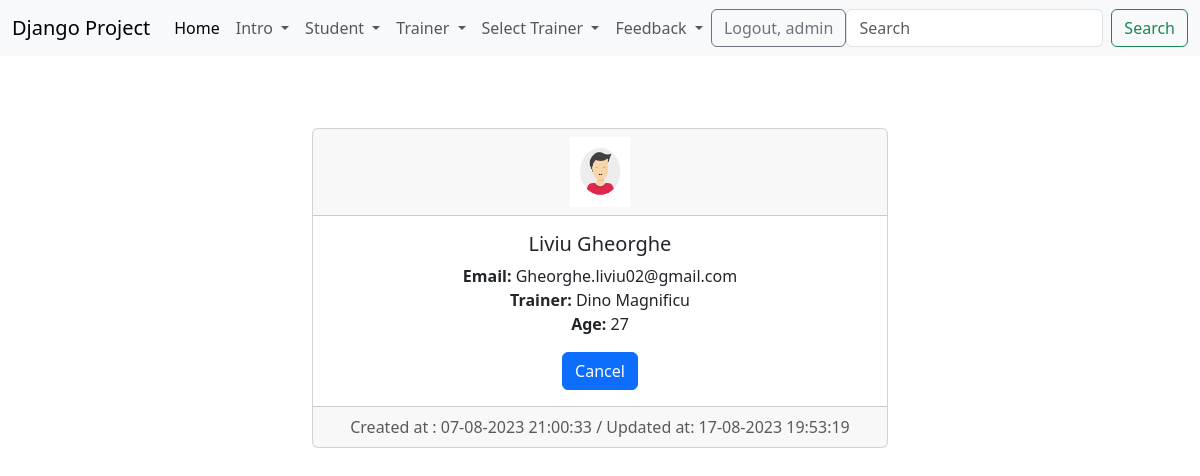
The page /details_student/1 (signed in) on the database its author committed.
### student/models.py (models this page shows)
class Student(models.Model):
    gender_options = (
        ('male', 'MALE'),
        ('female', 'FEMALE')
    )
    first_name = models.CharField(max_length=30)
    last_name = models.CharField(max_length=30)
    age = models.IntegerField()
    email = models.EmailField(max_length=100)
    description = models.TextField(max_length=500)
    start_date = models.DateField()
    end_date = models.DateField()
    active = models.BooleanField(default=True)
    gender = models.CharField(max_length=6, choices=gender_options)
    trainer = models.ForeignKey(Trainer, on_delete=models.CASCADE, null=True)
    profile = models.ImageField(upload_to='profiles_student/', null=True)
    created_at = models.DateTimeField(auto_now_add=True)
    updated_at = models.DateTimeField(auto_now=True)
    def __str__(self):
        return f'{self.first_name} {self.last_name}'

### trainer/models.py (models this page shows)
class Trainer(models.Model):
    department_options = (
        ('backend','Backend'),
        ('frontend','Frontend'),
        ('network', 'Network')
    )
    first_name=models.CharField(max_length=20)
    last_name=models.CharField(max_length=20)
    course = models.CharField(max_length=40)
    email = models.EmailField(max_length=40)
    department = models.CharField( max_length=8, choices=department_options)
    active = models.BooleanField(default=True)
    profile = models.ImageField(upload_to='profile/', null=True)
    created_at = models.DateTimeField(auto_now_add=True)
    updated_at = models.DateTimeField(auto_now=True)
    def __str__(self):
        return f'{self.first_name} {self.last_name}'

### student/views.py (the view)
# urls.py: path('details_student/<int:pk>', views.StudentDetailView.as_view(), name='details-student'),
class StudentDetailView(LoginRequiredMixin, PermissionRequiredMixin, DetailView):
    template_name = 'student/details_student.html'
    model = Student
    permission_required = 'student.view_student'

### djangoProject/context_processors.py (called while the page is built)
def get_all_trainers(request):
    get_trainers = Trainer.objects.all()
    return {'trainers': get_trainers}

### templates/student/details_student.html (shortened to what this page needs)
{% extends 'base.html' %}
{% load static %}
{% block content %}
    <div class="container-fluid">
        <div class="row">
            <div class="col-md-6 offset-md-3">
                <br><br><br>
                <div class="card text-center">
                    <div class="card-header">
                        {% if student.profile %}
                            <img src="{{ student.profile.url }}" style='width: 60px; height: 70px'
                                 alt="No Image Found">
                        {% endif %}
                    </div>
                    <div class="card-body">
                        <h5 class="card-title">{{ student }}</h5>
                        <p class="card-text">
                            <Strong>Email:</Strong> {{ student.email }}
                            <br>
                            <Strong>Trainer:</Strong> {{ student.trainer }}
                            <br>
                            <Strong>Age:</Strong> {{ student.age }}
                        </p>
                        <a href="{% url 'list-of-students' %}" class="btn btn-primary">Cancel</a>
                    </div>
                    <div class="card-footer text-body-secondary">
                        Created at : {{ student.created_at|date:'d-m-Y H:i:s' }}  / Updated at: {{ student.updated_at|date:'d-m-Y H:i:s' }}
                    </div>
                </div>
            </div>
        </div>
    </div>
{% endblock %}

### templates/navbar.html (shortened to what this page needs)
<nav class="navbar navbar-expand-lg bg-body-tertiary">
    <div class="container-fluid">
        <a class="navbar-brand" href="{% url 'home-page' %}">Django Project</a>
        <div class="collapse navbar-collapse" id="navbarSupportedContent">
            <ul class="navbar-nav me-auto mb-2 mb-lg-0">
                <li class="nav-item">
                    <a class="nav-link active" aria-current="page" href="{% url 'home-page' %}">Home</a>
                </li>
                {% if user.is_authenticated %}
                    <li class="nav-item dropdown">
                        <a class="nav-link dropdown-toggle" href="#" role="button" data-bs-toggle="dropdown"
                           aria-expanded="false">
                            Intro
                        </a>
                    </li>
                    {% if perms.student.add_student or perms.view_list_of_students %}
                        <li class="nav-item dropdown">
                        <a class="nav-link dropdown-toggle" href="#" role="button" data-bs-toggle="dropdown"
                           aria-expanded="false">
                            Student
                        </a>
                    {% endif %}
                </li>
                    {% if perms.trainer.add_trainer or perms.trainer.view_list_of_trainer %}
                        <li class="nav-item dropdown">
                            <a class="nav-link dropdown-toggle" href="#" role="button" data-bs-toggle="dropdown"
                               aria-expanded="false">
                                Trainer
                            </a>
                        </li>
                    {% endif %}
                    <li class="nav-item dropdown">
                        <a class="nav-link dropdown-toggle" href="#" role="button" data-bs-toggle="dropdown"
                           aria-expanded="false">
                            Select Trainer
                        </a>
                    </li>
                    <li class="nav-item dropdown">
                        <a class="nav-link dropdown-toggle" href="#" role="button" data-bs-toggle="dropdown"
                           aria-expanded="false">
                            Feedback
                        </a>
                    </li>
                {% endif %}
            </ul>
            {% if user.is_authenticated %}
                <div>
                    <a href="{% url 'logout' %}" class="btn btn-outline-secondary">Logout, {{ user.username }}</a>
                </div>
                <form class="d-flex" method="get" action="{% url 'search' %}" role="search">
                    <input name='filter' class="form-control me-2" type="search" placeholder="Search"
                           aria-label="Search">
                    <button class="btn btn-outline-success" type="submit">Search</button>
                </form>
            {% else %}
                <div>
                    <a href="{% url 'login' %}" class="btn btn-outline-primary">Login</a>
                    <a href="{% url 'create-user' %}" class="btn btn-outline-secondary">Sign up</a>
                </div>
            {% endif %}
        </div>
    </div>
</nav>

### rows shown on the page
Student: profile (picture), first_name+last_name "Liviu Gheorghe", email "Gheorghe.liviu02@gmail.com", trainer "Dino Magnificu", age "27", created_at "07-08-2023 21:00:33", updated_at "17-08-2023 19:53:19"

### other values the page prints
{{ user.username }} "admin"
